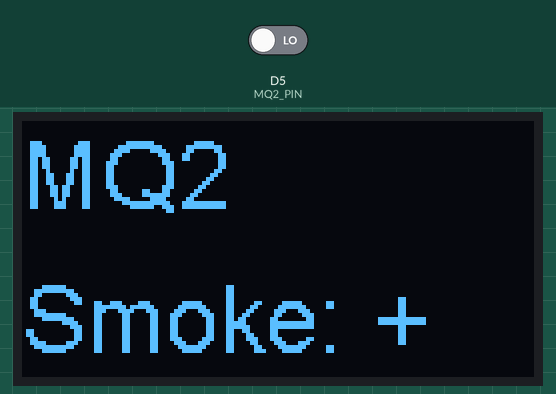
Bench run of a sketch on a simulated ESP8266 (NodeMCU). On the bench: 128×64 one-colour display. The inputs (shaded band) are chosen by the test bench; at power-on: D5 (MQ2_PIN) LOW. What the sketch prints to the serial monitor is not drawn.

Above: at 2.8 s.
2.9 s: D5 (MQ2_PIN) driven HIGH
At 3.4 s:
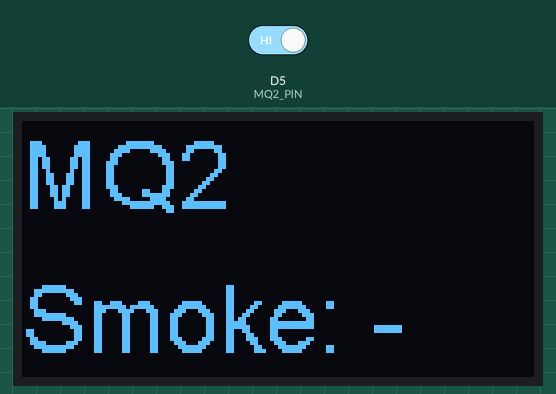
4.5 s: D5 (MQ2_PIN) driven LOW
At 6.0 s:
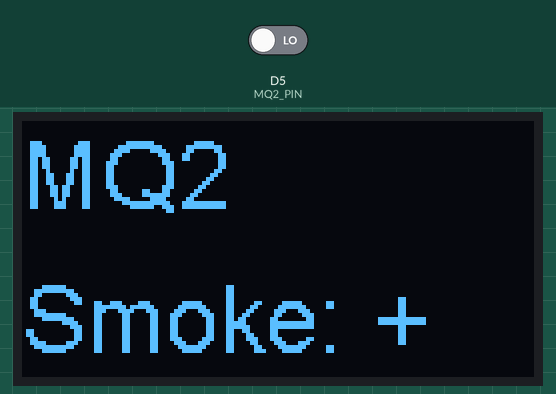
Timing chart, 0 to 7.5 s (numbered marks = the images above; inputs shaded):
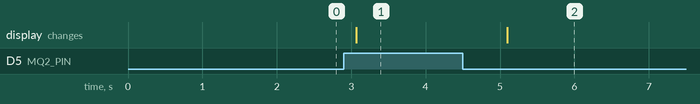

The sketch:

MQ2.ino
```cpp
// Khai báo chân cắm cho cảm biến MQ2
#include <SSD1306.h>
#define SDA_PIN D2
#define SCL_PIN D3
SSD1306 oled(0x3c, SDA_PIN, SCL_PIN);
#if defined(ESP8266)
#define MQ2_PIN D5
#elif defined(ESP32)
#define MQ2_PIN 15
#endif

// Thiết lập
void setup() {
  // Khởi động Serial
  initOled();
  Serial.begin(115200);
}


void loop() {
  bool smoke = readMQ2();
  if (smoke) {
    Serial.println("Smoke: +");
    printOled("MQ2" ,"Smoke: +");
  } else {

    Serial.println("Smoke: -");
    printOled("MQ2" ,"Smoke: -");
  }

  // Chờ 1 giây trước khi đọc lại
  delay(1000);
}

// Hàm đọc giá trị từ cảm biến MQ2
bool readMQ2() {
  int dValue = digitalRead(MQ2_PIN);
  if (dValue) return 0;
    else return 1;
}

void initOled(){
  oled.init();
  oled.flipScreenVertically();
}

void printOled(String line1, String line2) {
  oled.clear();
  oled.setTextAlignment(TEXT_ALIGN_LEFT);
  oled.setFont(ArialMT_Plain_24);
  oled.drawString(0,0,line1);
  oled.drawString(0,36,line2);
  oled.display();
}
```

Measured:
- after the input at 2.9 s, the display: changes after 0.17 s (image 1)
- after the input at 4.5 s, the display: changes after 0.60 s (image 2)
